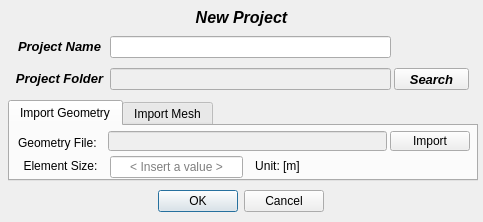
<?xml version="1.0" encoding="UTF-8"?>
<ui version="4.0">
 <class>Dialog</class>
 <widget class="QDialog" name="Dialog">
  <property name="geometry">
   <rect>
    <x>0</x>
    <y>0</y>
    <width>483</width>
    <height>222</height>
   </rect>
  </property>
  <property name="minimumSize">
   <size>
    <width>0</width>
    <height>222</height>
   </size>
  </property>
  <property name="maximumSize">
   <size>
    <width>99999</width>
    <height>222</height>
   </size>
  </property>
  <property name="windowTitle">
   <string>Create new Project</string>
  </property>
  <widget class="QWidget" name="widget" native="true">
   <property name="geometry">
    <rect>
     <x>0</x>
     <y>0</y>
     <width>481</width>
     <height>225</height>
    </rect>
   </property>
   <widget class="QWidget" name="verticalLayoutWidget_2">
    <property name="geometry">
     <rect>
      <x>14</x>
      <y>36</y>
      <width>91</width>
      <height>21</height>
     </rect>
    </property>
    <layout class="QVBoxLayout" name="verticalLayout_2">
     <item>
      <widget class="QLabel" name="label_2">
       <property name="font">
        <font>
         <family>Arial</family>
         <pointsize>10</pointsize>
         <weight>75</weight>
         <italic>true</italic>
         <bold>true</bold>
        </font>
       </property>
       <property name="text">
        <string>&lt;html&gt;&lt;head/&gt;&lt;body&gt;&lt;p align=&quot;center&quot;&gt;&lt;span style=&quot; font-weight:600;&quot;&gt;Project Name&lt;/span&gt;&lt;/p&gt;&lt;/body&gt;&lt;/html&gt;</string>
       </property>
      </widget>
     </item>
    </layout>
   </widget>
   <widget class="QWidget" name="verticalLayoutWidget_3">
    <property name="geometry">
     <rect>
      <x>110</x>
      <y>36</y>
      <width>281</width>
      <height>22</height>
     </rect>
    </property>
    <layout class="QVBoxLayout" name="verticalLayout_3">
     <item>
      <widget class="QLineEdit" name="line_project_name">
       <property name="alignment">
        <set>Qt::AlignCenter</set>
       </property>
      </widget>
     </item>
    </layout>
   </widget>
   <widget class="QDialogButtonBox" name="button_create_project">
    <property name="geometry">
     <rect>
      <x>10</x>
      <y>190</y>
      <width>461</width>
      <height>23</height>
     </rect>
    </property>
    <property name="orientation">
     <enum>Qt::Horizontal</enum>
    </property>
    <property name="standardButtons">
     <set>QDialogButtonBox::Cancel|QDialogButtonBox::Ok</set>
    </property>
    <property name="centerButtons">
     <bool>true</bool>
    </property>
   </widget>
   <widget class="QTabWidget" name="tabWidget">
    <property name="geometry">
     <rect>
      <x>8</x>
      <y>100</y>
      <width>470</width>
      <height>81</height>
     </rect>
    </property>
    <property name="minimumSize">
     <size>
      <width>470</width>
      <height>0</height>
     </size>
    </property>
    <property name="maximumSize">
     <size>
      <width>470</width>
      <height>16777215</height>
     </size>
    </property>
    <property name="currentIndex">
     <number>0</number>
    </property>
    <widget class="QWidget" name="tab">
     <attribute name="title">
      <string>Import Geometry</string>
     </attribute>
     <widget class="QWidget" name="verticalLayoutWidget_5">
      <property name="geometry">
       <rect>
        <x>98</x>
        <y>4</y>
        <width>281</width>
        <height>22</height>
       </rect>
      </property>
      <layout class="QVBoxLayout" name="verticalLayout_5">
       <item>
        <widget class="QLineEdit" name="line_import_geometry">
         <property name="enabled">
          <bool>false</bool>
         </property>
         <property name="sizePolicy">
          <sizepolicy hsizetype="Expanding" vsizetype="Expanding">
           <horstretch>0</horstretch>
           <verstretch>0</verstretch>
          </sizepolicy>
         </property>
         <property name="minimumSize">
          <size>
           <width>279</width>
           <height>20</height>
          </size>
         </property>
         <property name="maximumSize">
          <size>
           <width>279</width>
           <height>20</height>
          </size>
         </property>
         <property name="sizeIncrement">
          <size>
           <width>0</width>
           <height>1</height>
          </size>
         </property>
         <property name="alignment">
          <set>Qt::AlignCenter</set>
         </property>
        </widget>
       </item>
      </layout>
     </widget>
     <widget class="QWidget" name="verticalLayoutWidget_6">
      <property name="geometry">
       <rect>
        <x>380</x>
        <y>4</y>
        <width>82</width>
        <height>23</height>
       </rect>
      </property>
      <layout class="QVBoxLayout" name="verticalLayout_6">
       <item>
        <widget class="QToolButton" name="toolButton_import_geometry">
         <property name="sizePolicy">
          <sizepolicy hsizetype="Expanding" vsizetype="Expanding">
           <horstretch>0</horstretch>
           <verstretch>0</verstretch>
          </sizepolicy>
         </property>
         <property name="minimumSize">
          <size>
           <width>80</width>
           <height>20</height>
          </size>
         </property>
         <property name="maximumSize">
          <size>
           <width>80</width>
           <height>20</height>
          </size>
         </property>
         <property name="sizeIncrement">
          <size>
           <width>0</width>
           <height>1</height>
          </size>
         </property>
         <property name="text">
          <string>Import</string>
         </property>
        </widget>
       </item>
      </layout>
     </widget>
     <widget class="QWidget" name="verticalLayoutWidget_4">
      <property name="geometry">
       <rect>
        <x>8</x>
        <y>6</y>
        <width>85</width>
        <height>21</height>
       </rect>
      </property>
      <layout class="QVBoxLayout" name="verticalLayout_4">
       <item>
        <widget class="QLabel" name="label_3">
         <property name="text">
          <string>&lt;html&gt;&lt;head/&gt;&lt;body&gt;&lt;p align=&quot;center&quot;&gt;Geometry File:&lt;/p&gt;&lt;/body&gt;&lt;/html&gt;</string>
         </property>
        </widget>
       </item>
      </layout>
     </widget>
     <widget class="QWidget" name="verticalLayoutWidget_8">
      <property name="geometry">
       <rect>
        <x>100</x>
        <y>30</y>
        <width>133</width>
        <height>22</height>
       </rect>
      </property>
      <layout class="QVBoxLayout" name="verticalLayout_8">
       <item>
        <widget class="QLineEdit" name="line_element_size">
         <property name="enabled">
          <bool>true</bool>
         </property>
         <property name="layoutDirection">
          <enum>Qt::LeftToRight</enum>
         </property>
         <property name="inputMethodHints">
          <set>Qt::ImhNone</set>
         </property>
         <property name="maxLength">
          <number>20</number>
         </property>
         <property name="frame">
          <bool>true</bool>
         </property>
         <property name="cursorPosition">
          <number>0</number>
         </property>
         <property name="alignment">
          <set>Qt::AlignCenter</set>
         </property>
         <property name="placeholderText">
          <string>&lt; Insert a value &gt;</string>
         </property>
        </widget>
       </item>
      </layout>
     </widget>
     <widget class="QWidget" name="verticalLayoutWidget_7">
      <property name="geometry">
       <rect>
        <x>8</x>
        <y>30</y>
        <width>85</width>
        <height>21</height>
       </rect>
      </property>
      <layout class="QVBoxLayout" name="verticalLayout_7">
       <item>
        <widget class="QLabel" name="label_4">
         <property name="text">
          <string>&lt;html&gt;&lt;head/&gt;&lt;body&gt;&lt;p align=&quot;center&quot;&gt;Element Size:&lt;/p&gt;&lt;/body&gt;&lt;/html&gt;</string>
         </property>
        </widget>
       </item>
      </layout>
     </widget>
     <widget class="QWidget" name="verticalLayoutWidget_15">
      <property name="geometry">
       <rect>
        <x>234</x>
        <y>30</y>
        <width>67</width>
        <height>21</height>
       </rect>
      </property>
      <layout class="QVBoxLayout" name="verticalLayout_15">
       <item>
        <widget class="QLabel" name="label_7">
         <property name="text">
          <string>&lt;html&gt;&lt;head/&gt;&lt;body&gt;&lt;p align=&quot;center&quot;&gt;Unit: [m]&lt;/p&gt;&lt;/body&gt;&lt;/html&gt;</string>
         </property>
        </widget>
       </item>
      </layout>
     </widget>
    </widget>
    <widget class="QWidget" name="tab_2">
     <attribute name="title">
      <string>Import Mesh</string>
     </attribute>
     <widget class="QWidget" name="verticalLayoutWidget_9">
      <property name="geometry">
       <rect>
        <x>124</x>
        <y>2</y>
        <width>257</width>
        <height>22</height>
       </rect>
      </property>
      <layout class="QVBoxLayout" name="verticalLayout_9">
       <item>
        <widget class="QLineEdit" name="line_cord">
         <property name="enabled">
          <bool>false</bool>
         </property>
         <property name="sizePolicy">
          <sizepolicy hsizetype="Expanding" vsizetype="Fixed">
           <horstretch>0</horstretch>
           <verstretch>1</verstretch>
          </sizepolicy>
         </property>
         <property name="minimumSize">
          <size>
           <width>0</width>
           <height>20</height>
          </size>
         </property>
         <property name="maximumSize">
          <size>
           <width>16777215</width>
           <height>20</height>
          </size>
         </property>
         <property name="baseSize">
          <size>
           <width>0</width>
           <height>0</height>
          </size>
         </property>
         <property name="alignment">
          <set>Qt::AlignCenter</set>
         </property>
        </widget>
       </item>
      </layout>
     </widget>
     <widget class="QWidget" name="verticalLayoutWidget_10">
      <property name="geometry">
       <rect>
        <x>384</x>
        <y>2</y>
        <width>81</width>
        <height>22</height>
       </rect>
      </property>
      <layout class="QVBoxLayout" name="verticalLayout_10">
       <item>
        <widget class="QToolButton" name="toolButton_import_cord">
         <property name="sizePolicy">
          <sizepolicy hsizetype="Expanding" vsizetype="Expanding">
           <horstretch>0</horstretch>
           <verstretch>0</verstretch>
          </sizepolicy>
         </property>
         <property name="minimumSize">
          <size>
           <width>75</width>
           <height>20</height>
          </size>
         </property>
         <property name="maximumSize">
          <size>
           <width>75</width>
           <height>20</height>
          </size>
         </property>
         <property name="sizeIncrement">
          <size>
           <width>0</width>
           <height>1</height>
          </size>
         </property>
         <property name="layoutDirection">
          <enum>Qt::LeftToRight</enum>
         </property>
         <property name="autoFillBackground">
          <bool>false</bool>
         </property>
         <property name="text">
          <string>Import</string>
         </property>
        </widget>
       </item>
      </layout>
     </widget>
     <widget class="QWidget" name="verticalLayoutWidget_11">
      <property name="geometry">
       <rect>
        <x>2</x>
        <y>2</y>
        <width>123</width>
        <height>23</height>
       </rect>
      </property>
      <layout class="QVBoxLayout" name="verticalLayout_11">
       <item>
        <widget class="QLabel" name="label_5">
         <property name="text">
          <string>&lt;html&gt;&lt;head/&gt;&lt;body&gt;&lt;p align=&quot;center&quot;&gt;Nodal Coordinates File:&lt;/p&gt;&lt;/body&gt;&lt;/html&gt;</string>
         </property>
        </widget>
       </item>
      </layout>
     </widget>
     <widget class="QWidget" name="verticalLayoutWidget_12">
      <property name="geometry">
       <rect>
        <x>124</x>
        <y>32</y>
        <width>257</width>
        <height>22</height>
       </rect>
      </property>
      <layout class="QVBoxLayout" name="verticalLayout_12">
       <item>
        <widget class="QLineEdit" name="line_conn">
         <property name="enabled">
          <bool>false</bool>
         </property>
         <property name="minimumSize">
          <size>
           <width>0</width>
           <height>20</height>
          </size>
         </property>
         <property name="maximumSize">
          <size>
           <width>16777215</width>
           <height>20</height>
          </size>
         </property>
         <property name="alignment">
          <set>Qt::AlignCenter</set>
         </property>
        </widget>
       </item>
      </layout>
     </widget>
     <widget class="QWidget" name="verticalLayoutWidget_13">
      <property name="geometry">
       <rect>
        <x>384</x>
        <y>32</y>
        <width>81</width>
        <height>22</height>
       </rect>
      </property>
      <layout class="QVBoxLayout" name="verticalLayout_13">
       <item>
        <widget class="QToolButton" name="toolButton_import_conn">
         <property name="sizePolicy">
          <sizepolicy hsizetype="Expanding" vsizetype="Expanding">
           <horstretch>0</horstretch>
           <verstretch>0</verstretch>
          </sizepolicy>
         </property>
         <property name="minimumSize">
          <size>
           <width>75</width>
           <height>20</height>
          </size>
         </property>
         <property name="maximumSize">
          <size>
           <width>75</width>
           <height>20</height>
          </size>
         </property>
         <property name="sizeIncrement">
          <size>
           <width>0</width>
           <height>1</height>
          </size>
         </property>
         <property name="text">
          <string>Import</string>
         </property>
        </widget>
       </item>
      </layout>
     </widget>
     <widget class="QWidget" name="verticalLayoutWidget_14">
      <property name="geometry">
       <rect>
        <x>0</x>
        <y>32</y>
        <width>123</width>
        <height>23</height>
       </rect>
      </property>
      <layout class="QVBoxLayout" name="verticalLayout_14">
       <item>
        <widget class="QLabel" name="label_6">
         <property name="text">
          <string>&lt;html&gt;&lt;head/&gt;&lt;body&gt;&lt;p align=&quot;center&quot;&gt;Connectivity Matrix File:&lt;/p&gt;&lt;/body&gt;&lt;/html&gt;</string>
         </property>
        </widget>
       </item>
      </layout>
     </widget>
    </widget>
   </widget>
   <widget class="QWidget" name="verticalLayoutWidget_16">
    <property name="geometry">
     <rect>
      <x>14</x>
      <y>68</y>
      <width>91</width>
      <height>21</height>
     </rect>
    </property>
    <layout class="QVBoxLayout" name="verticalLayout_16">
     <item>
      <widget class="QLabel" name="label_8">
       <property name="font">
        <font>
         <family>Arial</family>
         <pointsize>10</pointsize>
         <weight>75</weight>
         <italic>true</italic>
         <bold>true</bold>
        </font>
       </property>
       <property name="text">
        <string>&lt;html&gt;&lt;head/&gt;&lt;body&gt;&lt;p align=&quot;center&quot;&gt;&lt;span style=&quot; font-weight:600;&quot;&gt;Project Folder&lt;/span&gt;&lt;/p&gt;&lt;/body&gt;&lt;/html&gt;</string>
       </property>
      </widget>
     </item>
    </layout>
   </widget>
   <widget class="QWidget" name="verticalLayoutWidget_17">
    <property name="geometry">
     <rect>
      <x>110</x>
      <y>68</y>
      <width>281</width>
      <height>22</height>
     </rect>
    </property>
    <layout class="QVBoxLayout" name="verticalLayout_17">
     <item>
      <widget class="QLineEdit" name="lineEdit_project_folder">
       <property name="enabled">
        <bool>false</bool>
       </property>
       <property name="alignment">
        <set>Qt::AlignCenter</set>
       </property>
      </widget>
     </item>
    </layout>
   </widget>
   <widget class="QToolButton" name="toolButton_search_project_folder">
    <property name="geometry">
     <rect>
      <x>394</x>
      <y>68</y>
      <width>75</width>
      <height>22</height>
     </rect>
    </property>
    <property name="sizePolicy">
     <sizepolicy hsizetype="Expanding" vsizetype="Expanding">
      <horstretch>0</horstretch>
      <verstretch>0</verstretch>
     </sizepolicy>
    </property>
    <property name="minimumSize">
     <size>
      <width>75</width>
      <height>22</height>
     </size>
    </property>
    <property name="maximumSize">
     <size>
      <width>75</width>
      <height>22</height>
     </size>
    </property>
    <property name="sizeIncrement">
     <size>
      <width>0</width>
      <height>1</height>
     </size>
    </property>
    <property name="font">
     <font>
      <family>Arial</family>
      <pointsize>10</pointsize>
      <weight>75</weight>
      <italic>true</italic>
      <bold>true</bold>
     </font>
    </property>
    <property name="text">
     <string>Search</string>
    </property>
   </widget>
   <widget class="QLabel" name="label">
    <property name="geometry">
     <rect>
      <x>2</x>
      <y>4</y>
      <width>479</width>
      <height>27</height>
     </rect>
    </property>
    <property name="font">
     <font>
      <family>Arial</family>
      <pointsize>12</pointsize>
      <weight>75</weight>
      <italic>true</italic>
      <bold>true</bold>
     </font>
    </property>
    <property name="text">
     <string>&lt;html&gt;&lt;head/&gt;&lt;body&gt;&lt;p align=&quot;center&quot;&gt;New Project&lt;/p&gt;&lt;/body&gt;&lt;/html&gt;</string>
    </property>
    <property name="alignment">
     <set>Qt::AlignCenter</set>
    </property>
   </widget>
  </widget>
 </widget>
 <tabstops>
  <tabstop>line_project_name</tabstop>
  <tabstop>tabWidget</tabstop>
  <tabstop>toolButton_import_geometry</tabstop>
  <tabstop>line_element_size</tabstop>
  <tabstop>line_cord</tabstop>
  <tabstop>line_conn</tabstop>
  <tabstop>line_import_geometry</tabstop>
  <tabstop>toolButton_import_cord</tabstop>
  <tabstop>toolButton_import_conn</tabstop>
 </tabstops>
 <resources/>
 <connections/>
</ui>
